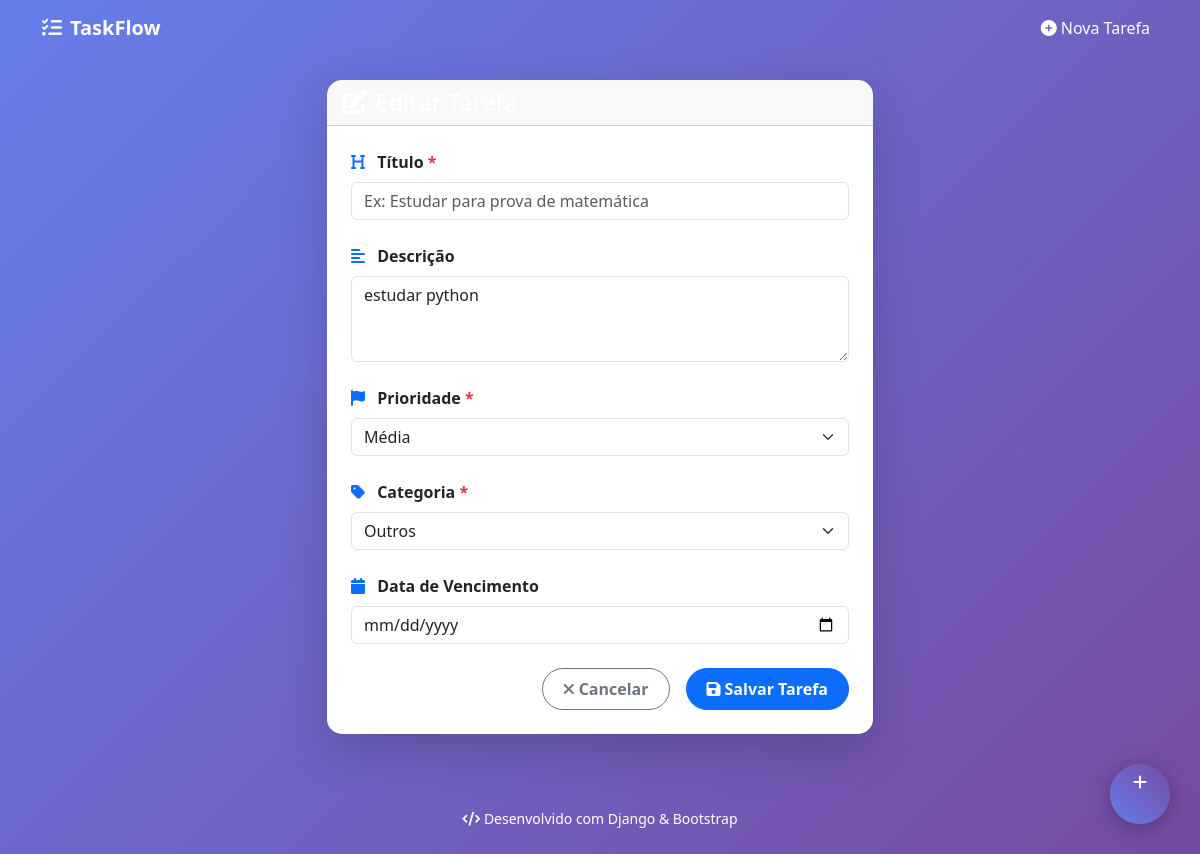
Screenshot of /editar/1/ with the database file from the repository.
### tarefas/models.py (models this page shows, shortened)
class Tarefa(models.Model):
    titulo = models.CharField("Título", max_length=200)
    descricao = models.TextField("Descrição", blank=True)
    prioridade = models.CharField(
        "Prioridade",
        max_length=10,
        choices=PRIORIDADES,
        default="medium",
    )
    categoria = models.CharField(
        "Categoria",
        max_length=20,
        choices=CATEGORIAS,
        default="outros",
    )
    concluida = models.BooleanField("Concluída", default=False)
    data_vencimento = models.DateField("Data de Vencimento", null=True, blank=True)
    criado_em = models.DateTimeField("Criado em", auto_now_add=True)
    class Meta:
        ordering = ["-prioridade", "-criado_em"]
        verbose_name = "Tarefa"
        verbose_name_plural = "Tarefas"

### tarefas/views.py (the view)
# urls.py: path("editar/<int:pk>/", views.editar, name="editar"),
def editar(request, pk):
    tarefa = get_object_or_404(Tarefa, pk=pk)
    if request.method == "POST":
        form = TarefaForm(request.POST, instance=tarefa)
        if form.is_valid():
            form.save()
            messages.success(request, "Tarefa atualizada com sucesso!")
            return redirect("tarefas:index")
    else:
        form = TarefaForm(instance=tarefa)
    return render(request, "tarefas/tarefa_form.html", {"form": form, "titulo": "Editar Tarefa"})

### tarefas/forms.py (shortened to what this page needs)
class TarefaForm(forms.ModelForm):
    class Meta:
        model = Tarefa
        fields = ["titulo", "descricao", "prioridade", "categoria", "data_vencimento"]
        widgets = {
            "titulo": forms.TextInput(
                attrs={"class": "form-control", "placeholder": "Ex: Estudar para prova de matemática"}
            ),
            "descricao": forms.Textarea(
                attrs={"class": "form-control", "rows": 3, "placeholder": "Detalhes adicionais da tarefa..."}
            ),
            "prioridade": forms.Select(attrs={"class": "form-select"}),
            "categoria": forms.Select(attrs={"class": "form-select"}),
            "data_vencimento": forms.DateInput(
                attrs={"class": "form-control", "type": "date"}
            ),
        }

### tarefas/templates/tarefas/tarefa_form.html (shortened to what this page needs)
{% extends "tarefas/base.html" %}
{% block content %}
<div class="row justify-content-center">
    <div class="col-md-8 col-lg-6">
        <div class="card shadow-lg">
            <div class="card-header bg-gradient-primary text-white">
                <h4 class="mb-0"><i class="fas fa-edit me-2"></i>{{ titulo }}</h4>
            </div>
            <div class="card-body p-4">
                <form method="post" class="needs-validation" novalidate>
                    {% for field in form %}
                        <div class="mb-4">
                            <label for="{{ field.id_for_label }}" class="form-label fw-semibold">
                                <i class="fas fa-{% if field.name == 'titulo' %}heading{% elif field.name == 'descricao' %}align-left{% elif field.name == 'prioridade' %}flag{% elif field.name == 'categoria' %}tag{% elif field.name == 'data_vencimento' %}calendar{% endif %} me-2 text-primary"></i>
                                {{ field.label }}
                                {% if field.field.required %}<span class="text-danger">*</span>{% endif %}
                            </label>
                            {{ field }}
                        </div>
                    {% endfor %}
                    <div class="d-flex gap-3 justify-content-end mt-4">
                        <a href="{% url 'tarefas:index' %}" class="btn btn-outline-secondary btn-custom">
                            <i class="fas fa-times me-1"></i>Cancelar
                        </a>
                        <button type="submit" class="btn btn-primary btn-custom">
                            <i class="fas fa-save me-1"></i>Salvar Tarefa
                        </button>
                    </div>
                </form>
            </div>
        </div>
    </div>
</div>
{% endblock %}

### tarefas/templates/tarefas/base.html (style rules this page uses)
body { background: linear-gradient(135deg, #667eea 0%, #764ba2 100%); min-height: 100vh; font-family: 'Segoe UI', Tahoma, Geneva, Verdana, sans-serif; }
.card { border: none; border-radius: 15px; box-shadow: 0 10px 30px rgba(0,0,0,0.1); transition: transform 0.3s ease; }
.btn-custom { border-radius: 25px; padding: 8px 20px; font-weight: 600; transition: all 0.3s ease; }

### rows the page displays
Tarefa: form "estudar python" "Média" "Outros"

### other values shown
{{ field.label }} "Título" "Descrição" "Prioridade" "Categoria" "Data de Vencimento"
